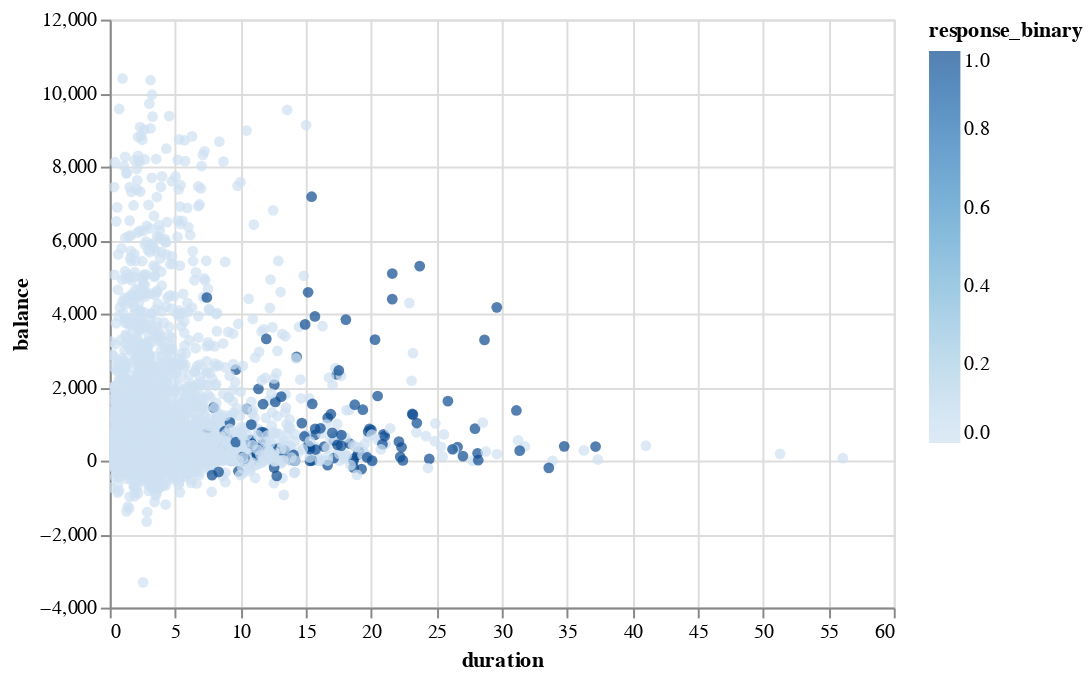

The cell this chart's notebook holds for it:
### Code cell
alt.Chart(df1).mark_circle().encode(
x='duration',
y='balance',
color='response_binary',
tooltip= ['job', 'marital', 'education', 'housing', 'loan', 'campaign']
).interactive()

### Figure 1 — Vega-Lite specification as saved in the notebook (floating-point values rounded to 4 significant figures; data arrays with more than 128 entries replaced by an {"elided": "..."} marker saying what was removed)
{"config": {"view": {"continuousWidth": 400, "continuousHeight": 300}}, "data": {"name": "data-3201d85a3a49fbfebc0f1c3bc71b5616"}, "mark": "circle", "encoding": {"color": {"field": "response_binary", "type": "quantitative"}, "tooltip": [{"field": "job", "type": "nominal"}, {"field": "marital", "type": "nominal"}, {"field": "education", "type": "nominal"}, {"field": "housing", "type": "nominal"}, {"field": "loan", "type": "nominal"}, {"field": "campaign", "type": "quantitative"}], "x": {"field": "duration", "type": "quantitative"}, "y": {"field": "balance", "type": "quantitative"}}, "selection": {"selector001": {"type": "interval", "bind": "scales", "encodings": ["x", "y"]}}, "$schema": "https://vega.github.io/schema/vega-lite/v4.17.0.json", "datasets": {"data-3201d85a3a49fbfebc0f1c3bc71b5616": {"elided": "4500 records"}}}
